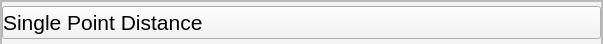
                 <widget class="QFrame" name="PointDistanceFrame">
                  <property name="minimumSize">
                   <size>
                    <width>603</width>
                    <height>44</height>
                   </size>
                  </property>
                  <property name="maximumSize">
                   <size>
                    <width>603</width>
                    <height>44</height>
                   </size>
                  </property>
                  <property name="styleSheet">
                   <string notr="true">background-color: rgb(243, 243, 243);</string>
                  </property>
                  <property name="frameShape">
                   <enum>QFrame::StyledPanel</enum>
                  </property>
                  <property name="frameShadow">
                   <enum>QFrame::Raised</enum>
                  </property>
                  <layout class="QVBoxLayout" name="verticalLayout_9">
                   <property name="spacing">
                    <number>0</number>
                   </property>
                   <property name="leftMargin">
                    <number>0</number>
                   </property>
                   <property name="topMargin">
                    <number>0</number>
                   </property>
                   <property name="rightMargin">
                    <number>0</number>
                   </property>
                   <property name="bottomMargin">
                    <number>0</number>
                   </property>
                   <item>
                    <widget class="QFrame" name="PointTitleFrame">
                     <property name="minimumSize">
                      <size>
                       <width>0</width>
                       <height>44</height>
                      </size>
                     </property>
                     <property name="maximumSize">
                      <size>
                       <width>16777215</width>
                       <height>44</height>
                      </size>
                     </property>
                     <property name="frameShape">
                      <enum>QFrame::StyledPanel</enum>
                     </property>
                     <property name="frameShadow">
                      <enum>QFrame::Raised</enum>
                     </property>
                     <layout class="QVBoxLayout" name="verticalLayout_13">
                      <property name="spacing">
                       <number>0</number>
                      </property>
                      <property name="leftMargin">
                       <number>0</number>
                      </property>
                      <property name="topMargin">
                       <number>0</number>
                      </property>
                      <property name="rightMargin">
                       <number>0</number>
                      </property>
                      <property name="bottomMargin">
                       <number>0</number>
                      </property>
                      <item>
                       <widget class="QPushButton" name="ExpandPoint">
                        <property name="font">
                         <font>
                          <pointsize>16</pointsize>
                         </font>
                        </property>
                        <property name="styleSheet">
                         <string notr="true">text-align: left</string>
                        </property>
                        <property name="text">
                         <string>Single Point Distance</string>
                        </property>
                        <property name="icon">
                         <iconset>
                          <normalon>:/Expand/ExpandArrow.png</normalon>
                         </iconset>
                        </property>
                        <property name="iconSize">
                         <size>
                          <width>40</width>
                          <height>40</height>
                         </size>
                        </property>
                       </widget>
                      </item>
                     </layout>
                    </widget>
                   </item>
                   <item>
                    <widget class="QFrame" name="PointFunctionFrame">
                     <property name="styleSheet">
                      <string notr="true"/>
                     </property>
                     <property name="frameShape">
                      <enum>QFrame::StyledPanel</enum>
                     </property>
                     <property name="frameShadow">
                      <enum>QFrame::Raised</enum>
                     </property>
                     <widget class="QLabel" name="label">
                      <property name="geometry">
                       <rect>
                        <x>60</x>
                        <y>20</y>
                        <width>511</width>
                        <height>20</height>
                       </rect>
                      </property>
                      <property name="font">
                       <font>
                        <pointsize>13</pointsize>
                       </font>
                      </property>
                      <property name="text">
                       <string>Enter X,Y coordinate or click on a point on the color video feed.</string>
                      </property>
                     </widget>
                     <widget class="QTextEdit" name="PointX">
                      <property name="geometry">
                       <rect>
                        <x>50</x>
                        <y>60</y>
                        <width>104</width>
                        <height>31</height>
                       </rect>
                      </property>
                     </widget>
                     <widget class="QTextEdit" name="PointY">
                      <property name="geometry">
                       <rect>
                        <x>240</x>
                        <y>60</y>
                        <width>104</width>
                        <height>31</height>
                       </rect>
                      </property>
                     </widget>
                     <widget class="QLabel" name="label_2">
                      <property name="geometry">
                       <rect>
                        <x>20</x>
                        <y>70</y>
                        <width>21</width>
                        <height>17</height>
                       </rect>
                      </property>
                      <property name="font">
                       <font>
                        <pointsize>14</pointsize>
                       </font>
                      </property>
                      <property name="text">
                       <string>X:</string>
                      </property>
                     </widget>
                     <widget class="QLabel" name="label_3">
                      <property name="geometry">
                       <rect>
                        <x>210</x>
                        <y>70</y>
                        <width>21</width>
                        <height>17</height>
                       </rect>
                      </property>
                      <property name="font">
                       <font>
                        <pointsize>14</pointsize>
                       </font>
                      </property>
                      <property name="text">
                       <string>Y:</string>
                      </property>
                     </widget>
                     <widget class="QLabel" name="label_4">
                      <property name="geometry">
                       <rect>
                        <x>380</x>
                        <y>70</y>
                        <width>111</width>
                        <height>17</height>
                       </rect>
                      </property>
                      <property name="font">
                       <font>
                        <pointsize>14</pointsize>
                       </font>
                      </property>
                      <property name="text">
                       <string>Distance(m):</string>
                      </property>
                     </widget>
                     <widget class="QLabel" name="PointDistance">
                      <property name="geometry">
                       <rect>
                        <x>500</x>
                        <y>70</y>
                        <width>67</width>
                        <height>17</height>
                       </rect>
                      </property>
                      <property name="font">
                       <font>
                        <pointsize>14</pointsize>
                       </font>
                      </property>
                      <property name="text">
                       <string>1.23</string>
                      </property>
                     </widget>
                     <widget class="QPushButton" name="ClearPointDistance">
                      <property name="geometry">
                       <rect>
                        <x>320</x>
                        <y>130</y>
                        <width>89</width>
                        <height>25</height>
                       </rect>
                      </property>
                      <property name="font">
                       <font>
                        <pointsize>13</pointsize>
                       </font>
                      </property>
                      <property name="text">
                       <string>Clear</string>
                      </property>
                     </widget>
                     <widget class="QPushButton" name="CalculatePointDistance">
                      <property name="geometry">
                       <rect>
                        <x>180</x>
                        <y>130</y>
                        <width>89</width>
                        <height>25</height>
                       </rect>
                      </property>
                      <property name="font">
                       <font>
                        <pointsize>13</pointsize>
                       </font>
                      </property>
                      <property name="text">
                       <string>Calculate</string>
                      </property>
                     </widget>
                    </widget>
                   </item>
                  </layout>
                 </widget>
